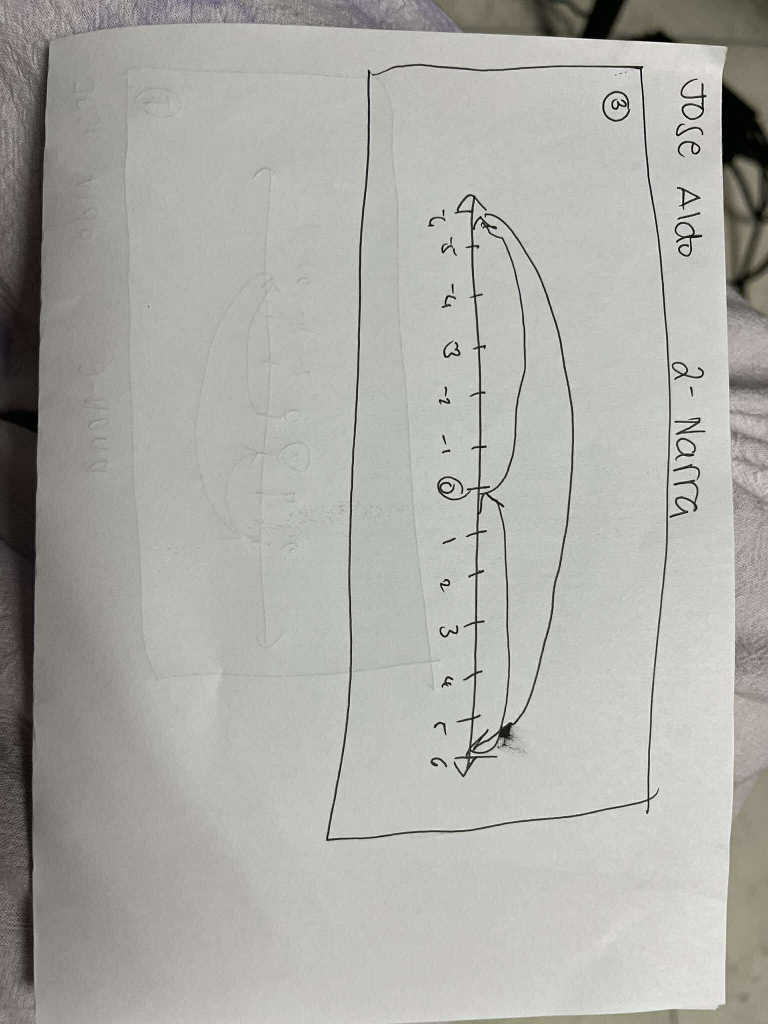
#> input picture dataset/contour_8.jpg, 1536 x 2048 px, found by its file name (shown at 1/2 size)
$ python Scanner.py
#> lines starting #> are read from the running program, lines starting #| are printed output that depends on the picture; after the words box and inside, x2 and y2 are one past the last pixel; in counts of white or black regions, pixels touching at a corner belong together
import cv2
import numpy as np
import mapper


IS_LINED = False


if __name__ == "__main__":
    image = cv2.imread("dataset/contour_8.jpg")	# read in the image
#> image is the input picture: shape (2048, 1536, 3); mean B, G, R 167.4, 172.2, 172.7
    assert image is not None

    image=cv2.resize(image,(800,1300)) 	# resizing because opencv does not work well with bigger images
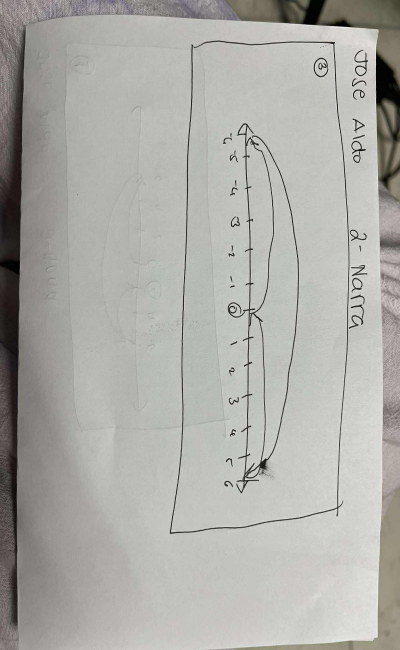
#> image: shape (1300, 800, 3) (shown at 1/2 size); mean B, G, R 167.3, 172.2, 172.6
    orig=image.copy()

	# STEP 1 : MAKE GRAYSCALE (TEMPORARILY)
    gray=cv2.cvtColor(image,cv2.COLOR_BGR2GRAY)

    if IS_LINED:
        # STEP 2: CREATE HORIZONTAL KERNEL (for morphological operations)
        horizontal_kernel = cv2.getStructuringElement(cv2.MORPH_RECT, (400, 1))

        # STEP 3: DETECT HORIZONTAL LINES
        detected_lines = cv2.morphologyEx(gray, cv2.MORPH_OPEN, horizontal_kernel, iterations=2)
        cv2.imshow("Detected lines", detected_lines)

        # STEP 4: SUBTRACT LINES FROM ORIGINAL
        gray_no_lines = cv2.subtract(gray, detected_lines)
        cv2.imshow("Without Lines", gray_no_lines)

        # STEP 4.1: ADAPTIVE THRESHOLDING
        thresh = cv2.adaptiveThreshold(gray, 255, cv2.ADAPTIVE_THRESH_GAUSSIAN_C,
                                       cv2.THRESH_BINARY, 3, 2)
        cv2.imshow("Adaptive threshold", thresh)

    # STEP 5: APPLY GAUSSIAN BLUR
    blurred = cv2.GaussianBlur(thresh if IS_LINED else gray, (5,5), 0)  # (5,5) is the kernel size and 0 is sigma that determines the amount of blur
    cv2.imshow("Blur",blurred)

    # STEP 6: SEGMENT CANNY LINES
    edged=cv2.Canny(blurred,30,50)  #30 MinThreshold and 50 is the MaxThreshold
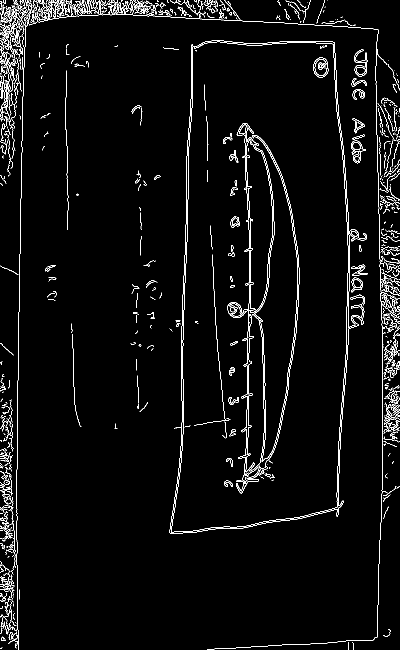
#> edged: shape (1300, 800) (shown at 1/2 size); 3.4% white in thin lines or dots
    cv2.imshow("Canny",edged)


	# STEP 7: CONTOURING
    contours,hierarchy=cv2.findContours(edged,cv2.RETR_LIST,cv2.CHAIN_APPROX_SIMPLE)  #retrieve the contours as a list, with simple apprximation model
#> contours = 990 contours, 882 with area under 20; largest, box (x1, y1, x2, y2) and area: (339, 80, 729, 1068) 299904, (342, 83, 697, 1065) 299829, (627, 115, 657, 155) 926, (627, 115, 657, 155) 898, (702, 281, 732, 327) 658
    contours=sorted(contours,key=cv2.contourArea,reverse=True)

    for c in contours:	#the loop extracts the boundary contours of the page
        p=cv2.arcLength(c,True)
        approx=cv2.approxPolyDP(c,0.02*p,True)

        if len(approx)==4:
            target=approx
            break
#> this loop made 2 passes
#> (p, target) on pass 2: (2589.5, [[664, 87], [674, 1013], [343, 1064], [385, 93]])
#> p on pass 1: 7662.9
#> (the run stopped early here; a loop or call above may not have finished)

$ run again, with dataset/contour_1.jpg copied over dataset/contour_8.jpg
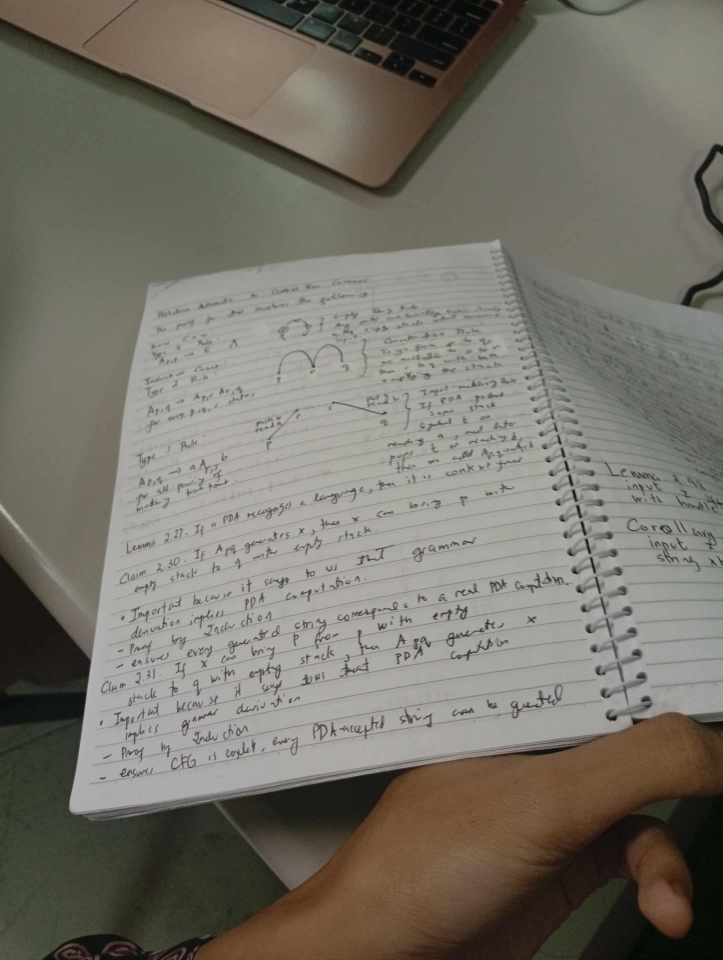
#> input picture dataset/contour_1.jpg, 2168 x 2879 px, found by its file name (shown at 1/3 size)
#> image is the input picture: shape (2879, 2168, 3); mean B, G, R 105.3, 114.6, 117.9
#> image: shape (1300, 800, 3)
#> `gray=cv2.cvtColor(image,cv2.COLOR_BGR2GRAY)`:
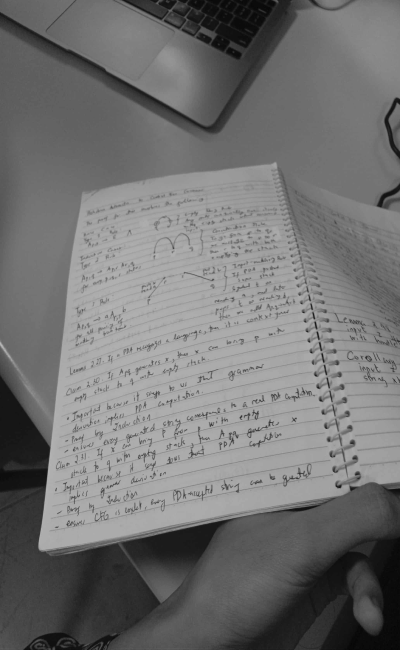
#> gray: shape (1300, 800) (shown at 1/2 size); min 2, max 189, mean 114.5
#> `edged=cv2.Canny(blurred,30,50)`:
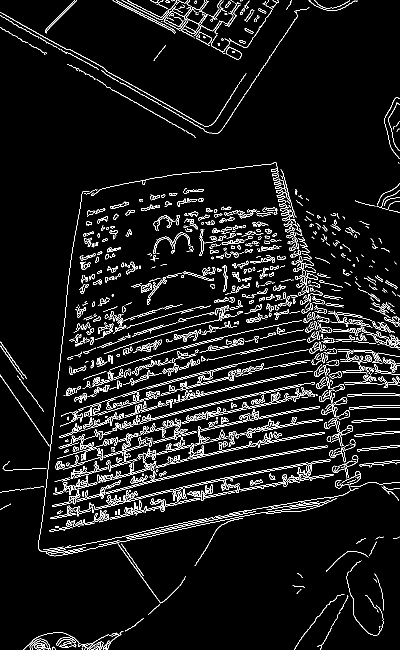
#> edged: shape (1300, 800) (shown at 1/2 size); 6% white in thin lines or dots
#> contours = 1952 contours, 1344 with area under 20; largest, box (x1, y1, x2, y2) and area: (327, 0, 474, 72) 1178, (328, 21, 373, 59) 918, (451, 94, 484, 119) 461, (452, 94, 484, 119) 433, (249, 997, 331, 1029) 337
#> the loop `for c in contours:` made 7 passes
#> (p, target) on pass 7: (1306, [[0, 24], [410, 253], [492, 147], [410, 253]])

$ run again, with dataset/contour_11.jpg copied over dataset/contour_8.jpg
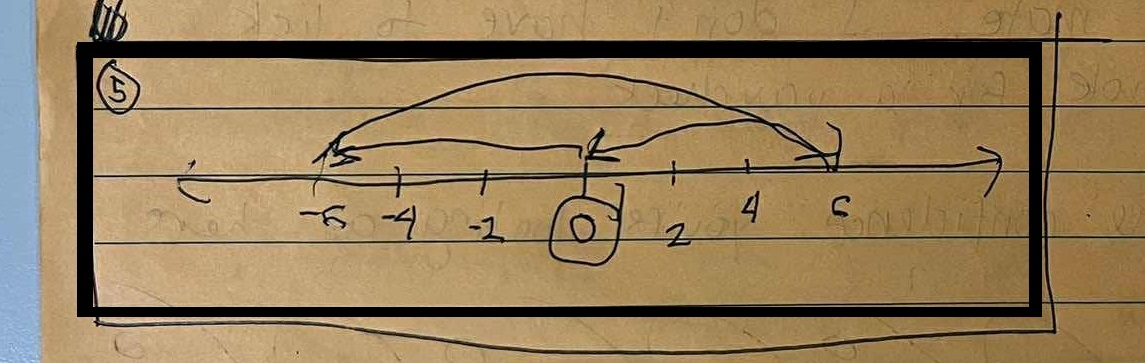
#> input picture dataset/contour_11.jpg, 1145 x 363 px, found by its file name
#> image is the input picture: shape (363, 1145, 3); mean B, G, R 90.3, 127.2, 151.2
#> image: shape (1300, 800, 3)
#> `gray=cv2.cvtColor(image,cv2.COLOR_BGR2GRAY)`:
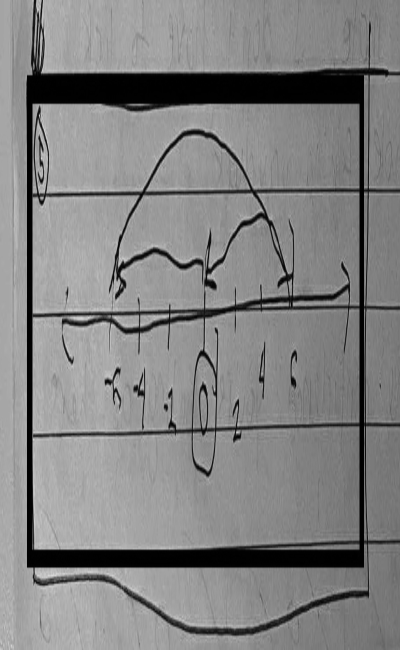
#> gray: shape (1300, 800) (shown at 1/2 size); min 0, max 238, mean 130.1
#> `edged=cv2.Canny(blurred,30,50)`:
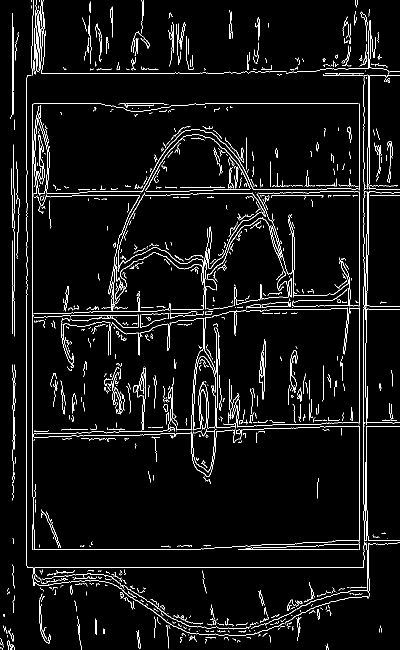
#> edged: shape (1300, 800) (shown at 1/2 size); 4.4% white in thin lines or dots
#> contours = 1110 contours, 1069 with area under 20; largest, box (x1, y1, x2, y2) and area: (291, 269, 501, 384) 15796, (291, 269, 501, 384) 15658, (69, 235, 96, 391) 2672, (69, 240, 96, 388) 2666, (727, 383, 735, 1082) 1198
#> the loop `for c in contours:` made 7 passes
#> (p, target) on pass 7: (179.4, [[404, 778], [400, 812], [408, 858], [413, 804]])
